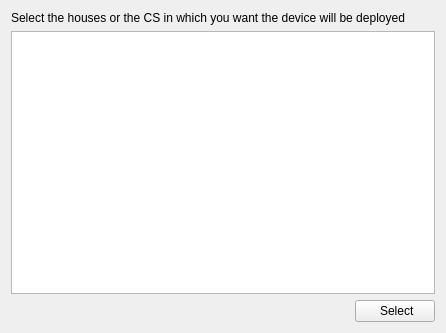
<?xml version="1.0" encoding="UTF-8"?>
<ui version="4.0">
 <class>MainWindow</class>
 <widget class="QMainWindow" name="MainWindow">
  <property name="geometry">
   <rect>
    <x>0</x>
    <y>0</y>
    <width>446</width>
    <height>333</height>
   </rect>
  </property>
  <property name="windowTitle">
   <string>Device Selection</string>
  </property>
  <widget class="QWidget" name="centralWidget">
   <layout class="QVBoxLayout" name="verticalLayout_2">
    <item>
     <layout class="QVBoxLayout" name="verticalLayout">
      <item>
       <widget class="QLabel" name="label">
        <property name="text">
         <string>Select the houses or the CS in which you want the device will be deployed</string>
        </property>
       </widget>
      </item>
      <item>
       <widget class="QListWidget" name="houseListView">
        <property name="frameShadow">
         <enum>QFrame::Plain</enum>
        </property>
        <property name="lineWidth">
         <number>4</number>
        </property>
        <property name="midLineWidth">
         <number>4</number>
        </property>
        <property name="alternatingRowColors">
         <bool>true</bool>
        </property>
        <property name="selectionMode">
         <enum>QAbstractItemView::MultiSelection</enum>
        </property>
       </widget>
      </item>
      <item>
       <layout class="QHBoxLayout" name="horizontalLayout">
        <item>
         <spacer name="horizontalSpacer">
          <property name="orientation">
           <enum>Qt::Horizontal</enum>
          </property>
          <property name="sizeHint" stdset="0">
           <size>
            <width>40</width>
            <height>20</height>
           </size>
          </property>
         </spacer>
        </item>
        <item>
         <widget class="QPushButton" name="houseSselection">
          <property name="text">
           <string> Select</string>
          </property>
          <property name="icon">
           <iconset>
            <normaloff>images/icons8-checkmark-80.png</normaloff>images/icons8-checkmark-80.png</iconset>
          </property>
         </widget>
        </item>
       </layout>
      </item>
     </layout>
    </item>
   </layout>
  </widget>
 </widget>
 <layoutdefault spacing="6" margin="11"/>
 <resources/>
 <connections>
  <connection>
   <sender>houseSselection</sender>
   <signal>clicked()</signal>
   <receiver>MainWindow</receiver>
   <slot>createHouseVector()</slot>
   <hints>
    <hint type="sourcelabel">
     <x>414</x>
     <y>314</y>
    </hint>
    <hint type="destinationlabel">
     <x>440</x>
     <y>329</y>
    </hint>
   </hints>
  </connection>
 </connections>
 <slots>
  <slot>createHouseVector()</slot>
 </slots>
</ui>
